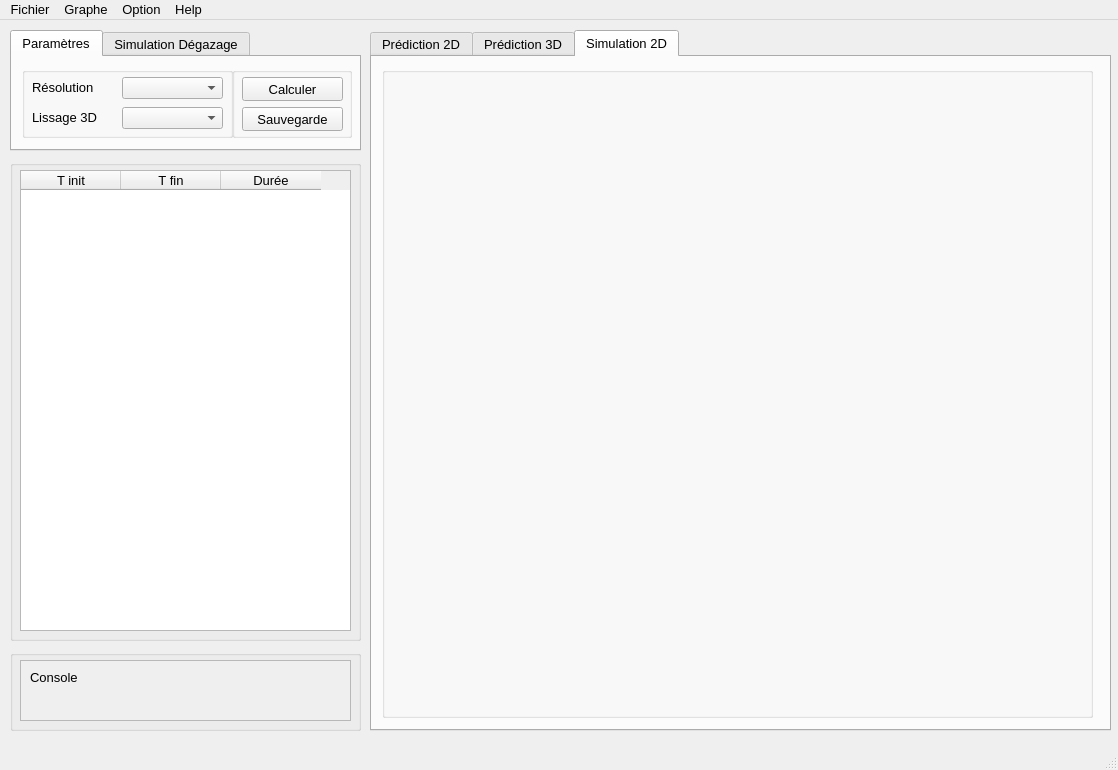
<?xml version="1.0" encoding="UTF-8"?>
<ui version="4.0">
 <class>mainWindow</class>
 <widget class="QMainWindow" name="mainWindow">
  <property name="geometry">
   <rect>
    <x>0</x>
    <y>0</y>
    <width>1118</width>
    <height>770</height>
   </rect>
  </property>
  <property name="sizePolicy">
   <sizepolicy hsizetype="Fixed" vsizetype="Fixed">
    <horstretch>0</horstretch>
    <verstretch>0</verstretch>
   </sizepolicy>
  </property>
  <property name="font">
   <font>
    <pointsize>10</pointsize>
    <weight>50</weight>
    <bold>false</bold>
   </font>
  </property>
  <property name="windowTitle">
   <string>LP_VB5E</string>
  </property>
  <property name="animated">
   <bool>true</bool>
  </property>
  <widget class="QWidget" name="centralwidget">
   <widget class="QTabWidget" name="tabWidget">
    <property name="geometry">
     <rect>
      <x>10</x>
      <y>10</y>
      <width>351</width>
      <height>121</height>
     </rect>
    </property>
    <property name="currentIndex">
     <number>0</number>
    </property>
    <widget class="QWidget" name="tab">
     <attribute name="title">
      <string>Paramètres</string>
     </attribute>
     <widget class="QGroupBox" name="groupBox_5">
      <property name="geometry">
       <rect>
        <x>10</x>
        <y>10</y>
        <width>211</width>
        <height>71</height>
       </rect>
      </property>
      <property name="title">
       <string/>
      </property>
      <widget class="QComboBox" name="comboBox_7">
       <property name="geometry">
        <rect>
         <x>100</x>
         <y>10</y>
         <width>101</width>
         <height>22</height>
        </rect>
       </property>
      </widget>
      <widget class="QComboBox" name="comboBox_8">
       <property name="geometry">
        <rect>
         <x>100</x>
         <y>40</y>
         <width>101</width>
         <height>22</height>
        </rect>
       </property>
      </widget>
      <widget class="QLabel" name="label_15">
       <property name="geometry">
        <rect>
         <x>10</x>
         <y>40</y>
         <width>81</width>
         <height>20</height>
        </rect>
       </property>
       <property name="text">
        <string>Lissage 3D</string>
       </property>
      </widget>
      <widget class="QLabel" name="label_24">
       <property name="geometry">
        <rect>
         <x>10</x>
         <y>10</y>
         <width>81</width>
         <height>20</height>
        </rect>
       </property>
       <property name="text">
        <string>Résolution</string>
       </property>
      </widget>
     </widget>
     <widget class="QGroupBox" name="groupBox">
      <property name="geometry">
       <rect>
        <x>220</x>
        <y>10</y>
        <width>120</width>
        <height>71</height>
       </rect>
      </property>
      <property name="title">
       <string/>
      </property>
      <widget class="QPushButton" name="pushButton_2">
       <property name="geometry">
        <rect>
         <x>10</x>
         <y>40</y>
         <width>101</width>
         <height>24</height>
        </rect>
       </property>
       <property name="text">
        <string>Sauvegarde</string>
       </property>
      </widget>
      <widget class="QPushButton" name="pushButton_5">
       <property name="geometry">
        <rect>
         <x>10</x>
         <y>10</y>
         <width>101</width>
         <height>24</height>
        </rect>
       </property>
       <property name="text">
        <string>Calculer</string>
       </property>
      </widget>
     </widget>
    </widget>
    <widget class="QWidget" name="tab_2">
     <attribute name="title">
      <string>Simulation Dégazage</string>
     </attribute>
     <widget class="QGroupBox" name="groupBox_8">
      <property name="geometry">
       <rect>
        <x>10</x>
        <y>10</y>
        <width>211</width>
        <height>71</height>
       </rect>
      </property>
      <property name="title">
       <string/>
      </property>
      <widget class="QSpinBox" name="spinBox_8">
       <property name="geometry">
        <rect>
         <x>100</x>
         <y>10</y>
         <width>101</width>
         <height>22</height>
        </rect>
       </property>
      </widget>
      <widget class="QLabel" name="label_23">
       <property name="geometry">
        <rect>
         <x>10</x>
         <y>10</y>
         <width>81</width>
         <height>20</height>
        </rect>
       </property>
       <property name="text">
        <string>Nb. Paliers</string>
       </property>
      </widget>
      <widget class="QLabel" name="label_16">
       <property name="geometry">
        <rect>
         <x>10</x>
         <y>40</y>
         <width>81</width>
         <height>20</height>
        </rect>
       </property>
       <property name="text">
        <string>Lissage 3D</string>
       </property>
      </widget>
      <widget class="QComboBox" name="comboBox_9">
       <property name="geometry">
        <rect>
         <x>100</x>
         <y>40</y>
         <width>101</width>
         <height>22</height>
        </rect>
       </property>
      </widget>
     </widget>
     <widget class="QGroupBox" name="groupBox_4">
      <property name="geometry">
       <rect>
        <x>220</x>
        <y>10</y>
        <width>121</width>
        <height>71</height>
       </rect>
      </property>
      <property name="title">
       <string/>
      </property>
      <widget class="QPushButton" name="pushButton_3">
       <property name="geometry">
        <rect>
         <x>10</x>
         <y>40</y>
         <width>101</width>
         <height>24</height>
        </rect>
       </property>
       <property name="text">
        <string>Sauvegarde</string>
       </property>
      </widget>
      <widget class="QPushButton" name="pushButton_6">
       <property name="geometry">
        <rect>
         <x>10</x>
         <y>10</y>
         <width>101</width>
         <height>24</height>
        </rect>
       </property>
       <property name="text">
        <string>Calculer</string>
       </property>
      </widget>
     </widget>
    </widget>
   </widget>
   <widget class="QGroupBox" name="groupBox_12">
    <property name="geometry">
     <rect>
      <x>10</x>
      <y>630</y>
      <width>351</width>
      <height>81</height>
     </rect>
    </property>
    <property name="title">
     <string/>
    </property>
    <widget class="QScrollArea" name="scrollArea">
     <property name="geometry">
      <rect>
       <x>10</x>
       <y>10</y>
       <width>331</width>
       <height>61</height>
      </rect>
     </property>
     <property name="widgetResizable">
      <bool>true</bool>
     </property>
     <widget class="QWidget" name="scrollAreaWidgetContents">
      <property name="geometry">
       <rect>
        <x>0</x>
        <y>0</y>
        <width>329</width>
        <height>59</height>
       </rect>
      </property>
      <layout class="QHBoxLayout" name="horizontalLayout">
       <item>
        <widget class="QLabel" name="label_9">
         <property name="text">
          <string>Console</string>
         </property>
         <property name="alignment">
          <set>Qt::AlignLeading|Qt::AlignLeft|Qt::AlignTop</set>
         </property>
        </widget>
       </item>
      </layout>
     </widget>
    </widget>
   </widget>
   <widget class="QGroupBox" name="groupBox_2">
    <property name="geometry">
     <rect>
      <x>10</x>
      <y>140</y>
      <width>351</width>
      <height>481</height>
     </rect>
    </property>
    <property name="title">
     <string/>
    </property>
    <widget class="QTreeWidget" name="treeWidget">
     <property name="geometry">
      <rect>
       <x>10</x>
       <y>10</y>
       <width>331</width>
       <height>461</height>
      </rect>
     </property>
     <property name="maximumSize">
      <size>
       <width>600</width>
       <height>800</height>
      </size>
     </property>
     <column>
      <property name="text">
       <string>Résultats</string>
      </property>
      <property name="textAlignment">
       <set>AlignLeading|AlignVCenter</set>
      </property>
     </column>
     <column>
      <property name="text">
       <string>Valeurs</string>
      </property>
      <property name="textAlignment">
       <set>AlignLeading|AlignVCenter</set>
      </property>
     </column>
     <column>
      <property name="text">
       <string>Unités</string>
      </property>
     </column>
     <item>
      <property name="text">
       <string>Expo 1</string>
      </property>
      <property name="text">
       <string/>
      </property>
      <property name="text">
       <string/>
      </property>
      <property name="flags">
       <set>ItemIsUserCheckable|ItemIsEnabled</set>
      </property>
      <item>
       <property name="text">
        <string>µ</string>
       </property>
       <property name="text">
        <string>0</string>
       </property>
       <property name="text">
        <string>[%]</string>
       </property>
       <property name="textAlignment">
        <set>AlignLeading|AlignVCenter</set>
       </property>
      </item>
      <item>
       <property name="text">
        <string>E</string>
       </property>
       <property name="text">
        <string>0</string>
       </property>
       <property name="text">
        <string>[cal.mol-1]</string>
       </property>
      </item>
      <item>
       <property name="text">
        <string>A</string>
       </property>
       <property name="text">
        <string>0</string>
       </property>
       <property name="text">
        <string>[s-1]</string>
       </property>
      </item>
     </item>
     <item>
      <property name="text">
       <string>Expo 2</string>
      </property>
      <property name="text">
       <string/>
      </property>
      <property name="text">
       <string/>
      </property>
      <item>
       <property name="text">
        <string>µ</string>
       </property>
       <property name="text">
        <string>0</string>
       </property>
       <property name="text">
        <string>[%]</string>
       </property>
      </item>
      <item>
       <property name="text">
        <string>E</string>
       </property>
       <property name="text">
        <string>0</string>
       </property>
       <property name="text">
        <string>[cal.mol-1]</string>
       </property>
      </item>
      <item>
       <property name="text">
        <string>A</string>
       </property>
       <property name="text">
        <string>0</string>
       </property>
       <property name="text">
        <string>[s-1]</string>
       </property>
      </item>
     </item>
     <item>
      <property name="text">
       <string>Expo 3</string>
      </property>
      <property name="text">
       <string/>
      </property>
      <property name="text">
       <string/>
      </property>
      <item>
       <property name="text">
        <string>µ</string>
       </property>
       <property name="text">
        <string>0</string>
       </property>
       <property name="text">
        <string>[%]</string>
       </property>
      </item>
      <item>
       <property name="text">
        <string>E</string>
       </property>
       <property name="text">
        <string>0</string>
       </property>
       <property name="text">
        <string>[cal.mol-1]</string>
       </property>
      </item>
      <item>
       <property name="text">
        <string>A</string>
       </property>
       <property name="text">
        <string>0</string>
       </property>
       <property name="text">
        <string>[s-1]</string>
       </property>
      </item>
     </item>
     <item>
      <property name="text">
       <string>Expo 4</string>
      </property>
      <property name="text">
       <string/>
      </property>
      <property name="text">
       <string/>
      </property>
      <item>
       <property name="text">
        <string>µ</string>
       </property>
       <property name="text">
        <string>0</string>
       </property>
       <property name="text">
        <string>[%]</string>
       </property>
      </item>
      <item>
       <property name="text">
        <string>E</string>
       </property>
       <property name="text">
        <string>0</string>
       </property>
       <property name="text">
        <string>[cal.mol-1]</string>
       </property>
      </item>
      <item>
       <property name="text">
        <string>A</string>
       </property>
       <property name="text">
        <string>0</string>
       </property>
       <property name="text">
        <string>[s-1]</string>
       </property>
      </item>
     </item>
     <item>
      <property name="text">
       <string>Expo 5</string>
      </property>
      <property name="text">
       <string/>
      </property>
      <property name="text">
       <string/>
      </property>
      <item>
       <property name="text">
        <string>µ</string>
       </property>
       <property name="text">
        <string>0</string>
       </property>
       <property name="text">
        <string>[%]</string>
       </property>
      </item>
      <item>
       <property name="text">
        <string>E</string>
       </property>
       <property name="text">
        <string>0</string>
       </property>
       <property name="text">
        <string>[cal.mol-1]</string>
       </property>
      </item>
      <item>
       <property name="text">
        <string>A</string>
       </property>
       <property name="text">
        <string>0</string>
       </property>
       <property name="text">
        <string>[s-1]</string>
       </property>
      </item>
     </item>
    </widget>
    <widget class="QTreeWidget" name="treeWidget_2">
     <property name="geometry">
      <rect>
       <x>10</x>
       <y>10</y>
       <width>331</width>
       <height>461</height>
      </rect>
     </property>
     <property name="sizePolicy">
      <sizepolicy hsizetype="Preferred" vsizetype="Preferred">
       <horstretch>0</horstretch>
       <verstretch>0</verstretch>
      </sizepolicy>
     </property>
     <property name="maximumSize">
      <size>
       <width>600</width>
       <height>800</height>
      </size>
     </property>
     <column>
      <property name="text">
       <string>Résultats</string>
      </property>
      <property name="textAlignment">
       <set>AlignLeading|AlignVCenter</set>
      </property>
     </column>
     <column>
      <property name="text">
       <string>Valeurs</string>
      </property>
      <property name="textAlignment">
       <set>AlignLeading|AlignVCenter</set>
      </property>
     </column>
     <column>
      <property name="text">
       <string>Unités</string>
      </property>
     </column>
     <item>
      <property name="text">
       <string>Expo 1</string>
      </property>
      <property name="text">
       <string/>
      </property>
      <property name="text">
       <string/>
      </property>
      <property name="flags">
       <set>ItemIsUserCheckable|ItemIsEnabled</set>
      </property>
      <item>
       <property name="text">
        <string>µ</string>
       </property>
       <property name="text">
        <string/>
       </property>
       <property name="text">
        <string>[%]</string>
       </property>
       <item>
        <property name="text">
         <string>µ_1</string>
        </property>
        <property name="text">
         <string>0</string>
        </property>
        <property name="text">
         <string/>
        </property>
        <property name="textAlignment">
         <set>AlignLeading|AlignVCenter</set>
        </property>
       </item>
       <item>
        <property name="text">
         <string>µ_2</string>
        </property>
        <property name="text">
         <string>0</string>
        </property>
        <property name="text">
         <string/>
        </property>
       </item>
       <item>
        <property name="text">
         <string>µ_3</string>
        </property>
        <property name="text">
         <string>0</string>
        </property>
        <property name="text">
         <string/>
        </property>
       </item>
       <item>
        <property name="text">
         <string>µ_4</string>
        </property>
        <property name="text">
         <string>0</string>
        </property>
        <property name="text">
         <string/>
        </property>
       </item>
       <item>
        <property name="text">
         <string>µ_5</string>
        </property>
        <property name="text">
         <string>0</string>
        </property>
        <property name="text">
         <string/>
        </property>
       </item>
       <item>
        <property name="text">
         <string>µ_6</string>
        </property>
        <property name="text">
         <string>0</string>
        </property>
        <property name="text">
         <string/>
        </property>
       </item>
      </item>
      <item>
       <property name="text">
        <string>τ</string>
       </property>
       <property name="text">
        <string/>
       </property>
       <property name="text">
        <string>[min]</string>
       </property>
       <item>
        <property name="text">
         <string>τ_1</string>
        </property>
        <property name="text">
         <string>0</string>
        </property>
       </item>
       <item>
        <property name="text">
         <string>τ_2</string>
        </property>
        <property name="text">
         <string>0</string>
        </property>
        <property name="text">
         <string/>
        </property>
       </item>
       <item>
        <property name="text">
         <string>τ_3</string>
        </property>
        <property name="text">
         <string>0</string>
        </property>
        <property name="text">
         <string/>
        </property>
       </item>
       <item>
        <property name="text">
         <string>τ_4</string>
        </property>
        <property name="text">
         <string>0</string>
        </property>
        <property name="text">
         <string/>
        </property>
       </item>
       <item>
        <property name="text">
         <string>τ_5</string>
        </property>
        <property name="text">
         <string>0</string>
        </property>
        <property name="text">
         <string/>
        </property>
       </item>
       <item>
        <property name="text">
         <string>τ_6</string>
        </property>
        <property name="text">
         <string>0</string>
        </property>
        <property name="text">
         <string/>
        </property>
       </item>
      </item>
     </item>
     <item>
      <property name="text">
       <string>Ka_1_2</string>
      </property>
      <property name="text">
       <string>0</string>
      </property>
      <property name="text">
       <string/>
      </property>
     </item>
     <item>
      <property name="text">
       <string>Ea_1_2</string>
      </property>
      <property name="text">
       <string>0</string>
      </property>
      <property name="text">
       <string>[cal.mol-1]</string>
      </property>
     </item>
     <item>
      <property name="text">
       <string>Expo 2</string>
      </property>
      <property name="text">
       <string/>
      </property>
      <property name="text">
       <string/>
      </property>
      <item>
       <property name="text">
        <string>µ</string>
       </property>
       <property name="text">
        <string/>
       </property>
       <property name="text">
        <string>[%]</string>
       </property>
       <item>
        <property name="text">
         <string>µ_1</string>
        </property>
        <property name="text">
         <string>0</string>
        </property>
        <property name="text">
         <string/>
        </property>
       </item>
       <item>
        <property name="text">
         <string>µ_2</string>
        </property>
        <property name="text">
         <string>0</string>
        </property>
        <property name="text">
         <string/>
        </property>
       </item>
       <item>
        <property name="text">
         <string>µ_3</string>
        </property>
        <property name="text">
         <string>0</string>
        </property>
        <property name="text">
         <string/>
        </property>
       </item>
       <item>
        <property name="text">
         <string>µ_4</string>
        </property>
        <property name="text">
         <string>0</string>
        </property>
        <property name="text">
         <string/>
        </property>
       </item>
       <item>
        <property name="text">
         <string>µ_5</string>
        </property>
        <property name="text">
         <string>0</string>
        </property>
        <property name="text">
         <string/>
        </property>
       </item>
       <item>
        <property name="text">
         <string>µ_6</string>
        </property>
        <property name="text">
         <string>0</string>
        </property>
        <property name="text">
         <string/>
        </property>
       </item>
      </item>
      <item>
       <property name="text">
        <string>τ</string>
       </property>
       <property name="text">
        <string/>
       </property>
       <property name="text">
        <string>[min]</string>
       </property>
       <item>
        <property name="text">
         <string>τ_1</string>
        </property>
        <property name="text">
         <string>0</string>
        </property>
        <property name="text">
         <string/>
        </property>
       </item>
       <item>
        <property name="text">
         <string>τ_2</string>
        </property>
        <property name="text">
         <string>0</string>
        </property>
        <property name="text">
         <string/>
        </property>
       </item>
       <item>
        <property name="text">
         <string>τ_3</string>
        </property>
        <property name="text">
         <string>0</string>
        </property>
        <property name="text">
         <string/>
        </property>
       </item>
       <item>
        <property name="text">
         <string>τ_4</string>
        </property>
        <property name="text">
         <string>0</string>
        </property>
        <property name="text">
         <string/>
        </property>
       </item>
       <item>
        <property name="text">
         <string>τ_5</string>
        </property>
        <property name="text">
         <string>0</string>
        </property>
        <property name="text">
         <string/>
        </property>
       </item>
       <item>
        <property name="text">
         <string>τ_6</string>
        </property>
        <property name="text">
         <string>0</string>
        </property>
        <property name="text">
         <string/>
        </property>
       </item>
      </item>
     </item>
     <item>
      <property name="text">
       <string>Ka_2_3</string>
      </property>
      <property name="text">
       <string>0</string>
      </property>
      <property name="text">
       <string/>
      </property>
     </item>
     <item>
      <property name="text">
       <string>Ea_2_3</string>
      </property>
      <property name="text">
       <string>0</string>
      </property>
      <property name="text">
       <string>[cal.mol-1]</string>
      </property>
     </item>
     <item>
      <property name="text">
       <string>Expo 3</string>
      </property>
      <property name="text">
       <string/>
      </property>
      <property name="text">
       <string/>
      </property>
      <item>
       <property name="text">
        <string>µ</string>
       </property>
       <property name="text">
        <string/>
       </property>
       <property name="text">
        <string>[%]</string>
       </property>
       <item>
        <property name="text">
         <string>µ_1</string>
        </property>
        <property name="text">
         <string>0</string>
        </property>
        <property name="text">
         <string/>
        </property>
       </item>
       <item>
        <property name="text">
         <string>µ_2</string>
        </property>
        <property name="text">
         <string>0</string>
        </property>
        <property name="text">
         <string/>
        </property>
       </item>
       <item>
        <property name="text">
         <string>µ_3</string>
        </property>
        <property name="text">
         <string>0</string>
        </property>
        <property name="text">
         <string/>
        </property>
       </item>
       <item>
        <property name="text">
         <string>µ_4</string>
        </property>
        <property name="text">
         <string>0</string>
        </property>
        <property name="text">
         <string/>
        </property>
       </item>
       <item>
        <property name="text">
         <string>µ_5</string>
        </property>
        <property name="text">
         <string>0</string>
        </property>
        <property name="text">
         <string/>
        </property>
       </item>
       <item>
        <property name="text">
         <string>µ_6</string>
        </property>
        <property name="text">
         <string>0</string>
        </property>
        <property name="text">
         <string/>
        </property>
       </item>
      </item>
      <item>
       <property name="text">
        <string>τ</string>
       </property>
       <property name="text">
        <string/>
       </property>
       <property name="text">
        <string>[min]</string>
       </property>
       <item>
        <property name="text">
         <string>τ_1</string>
        </property>
        <property name="text">
         <string>0</string>
        </property>
        <property name="text">
         <string/>
        </property>
       </item>
       <item>
        <property name="text">
         <string>τ_2</string>
        </property>
        <property name="text">
         <string>0</string>
        </property>
        <property name="text">
         <string/>
        </property>
       </item>
       <item>
        <property name="text">
         <string>τ_3</string>
        </property>
        <property name="text">
         <string>0</string>
        </property>
        <property name="text">
         <string/>
        </property>
       </item>
       <item>
        <property name="text">
         <string>τ_4</string>
        </property>
        <property name="text">
         <string>0</string>
        </property>
        <property name="text">
         <string/>
        </property>
       </item>
       <item>
        <property name="text">
         <string>τ_5</string>
        </property>
        <property name="text">
         <string>0</string>
        </property>
        <property name="text">
         <string/>
        </property>
       </item>
       <item>
        <property name="text">
         <string>τ_6</string>
        </property>
        <property name="text">
         <string>0</string>
        </property>
        <property name="text">
         <string/>
        </property>
       </item>
      </item>
     </item>
     <item>
      <property name="text">
       <string>Ka_3_4</string>
      </property>
      <property name="text">
       <string>0</string>
      </property>
     </item>
     <item>
      <property name="text">
       <string>Ea_3_4</string>
      </property>
      <property name="text">
       <string>0</string>
      </property>
      <property name="text">
       <string>[cal.mol-1]</string>
      </property>
     </item>
     <item>
      <property name="text">
       <string>Expo 4</string>
      </property>
      <property name="text">
       <string/>
      </property>
      <property name="text">
       <string/>
      </property>
      <item>
       <property name="text">
        <string>µ</string>
       </property>
       <property name="text">
        <string/>
       </property>
       <property name="text">
        <string>[%]</string>
       </property>
       <item>
        <property name="text">
         <string>µ_1</string>
        </property>
        <property name="text">
         <string>0</string>
        </property>
        <property name="text">
         <string/>
        </property>
       </item>
       <item>
        <property name="text">
         <string>µ_2</string>
        </property>
        <property name="text">
         <string>0</string>
        </property>
        <property name="text">
         <string/>
        </property>
       </item>
       <item>
        <property name="text">
         <string>µ_3</string>
        </property>
        <property name="text">
         <string>0</string>
        </property>
        <property name="text">
         <string/>
        </property>
       </item>
       <item>
        <property name="text">
         <string>µ_4</string>
        </property>
        <property name="text">
         <string>0</string>
        </property>
        <property name="text">
         <string/>
        </property>
       </item>
       <item>
        <property name="text">
         <string>µ_5</string>
        </property>
        <property name="text">
         <string>0</string>
        </property>
        <property name="text">
         <string/>
        </property>
       </item>
       <item>
        <property name="text">
         <string>µ_6</string>
        </property>
        <property name="text">
         <string>0</string>
        </property>
        <property name="text">
         <string/>
        </property>
       </item>
      </item>
      <item>
       <property name="text">
        <string>τ</string>
       </property>
       <property name="text">
        <string/>
       </property>
       <property name="text">
        <string>[min]</string>
       </property>
       <item>
        <property name="text">
         <string>τ_1</string>
        </property>
        <property name="text">
         <string>0</string>
        </property>
        <property name="text">
         <string/>
        </property>
       </item>
       <item>
        <property name="text">
         <string>τ_2</string>
        </property>
        <property name="text">
         <string>0</string>
        </property>
        <property name="text">
         <string/>
        </property>
       </item>
       <item>
        <property name="text">
         <string>τ_3</string>
        </property>
        <property name="text">
         <string>0</string>
        </property>
        <property name="text">
         <string/>
        </property>
       </item>
       <item>
        <property name="text">
         <string>τ_4</string>
        </property>
        <property name="text">
         <string>0</string>
        </property>
        <property name="text">
         <string/>
        </property>
       </item>
       <item>
        <property name="text">
         <string>τ_5</string>
        </property>
        <property name="text">
         <string>0</string>
        </property>
        <property name="text">
         <string/>
        </property>
       </item>
       <item>
        <property name="text">
         <string>τ_6</string>
        </property>
        <property name="text">
         <string>0</string>
        </property>
        <property name="text">
         <string/>
        </property>
       </item>
      </item>
     </item>
     <item>
      <property name="text">
       <string>Ka_4_5</string>
      </property>
      <property name="text">
       <string>0</string>
      </property>
     </item>
     <item>
      <property name="text">
       <string>Ea_4_5</string>
      </property>
      <property name="text">
       <string>0</string>
      </property>
      <property name="text">
       <string>[cal.mol-1]</string>
      </property>
     </item>
     <item>
      <property name="text">
       <string>Expo 5</string>
      </property>
      <property name="text">
       <string/>
      </property>
      <property name="text">
       <string/>
      </property>
      <item>
       <property name="text">
        <string>µ</string>
       </property>
       <property name="text">
        <string/>
       </property>
       <property name="text">
        <string>[%]</string>
       </property>
       <item>
        <property name="text">
         <string>µ_1</string>
        </property>
        <property name="text">
         <string>0</string>
        </property>
        <property name="text">
         <string/>
        </property>
       </item>
       <item>
        <property name="text">
         <string>µ_2</string>
        </property>
        <property name="text">
         <string>0</string>
        </property>
        <property name="text">
         <string/>
        </property>
       </item>
       <item>
        <property name="text">
         <string>µ_3</string>
        </property>
        <property name="text">
         <string>0</string>
        </property>
        <property name="text">
         <string/>
        </property>
       </item>
       <item>
        <property name="text">
         <string>µ_4</string>
        </property>
        <property name="text">
         <string>0</string>
        </property>
        <property name="text">
         <string/>
        </property>
       </item>
       <item>
        <property name="text">
         <string>µ_5</string>
        </property>
        <property name="text">
         <string>0</string>
        </property>
        <property name="text">
         <string/>
        </property>
       </item>
       <item>
        <property name="text">
         <string>µ_6</string>
        </property>
        <property name="text">
         <string>0</string>
        </property>
        <property name="text">
         <string/>
        </property>
       </item>
      </item>
      <item>
       <property name="text">
        <string>τ</string>
       </property>
       <property name="text">
        <string/>
       </property>
       <property name="text">
        <string>[min]</string>
       </property>
       <item>
        <property name="text">
         <string>τ_1</string>
        </property>
        <property name="text">
         <string>0</string>
        </property>
        <property name="text">
         <string/>
        </property>
       </item>
       <item>
        <property name="text">
         <string>τ_2</string>
        </property>
        <property name="text">
         <string>0</string>
        </property>
        <property name="text">
         <string/>
        </property>
       </item>
       <item>
        <property name="text">
         <string>τ_3</string>
        </property>
        <property name="text">
         <string>0</string>
        </property>
        <property name="text">
         <string/>
        </property>
       </item>
       <item>
        <property name="text">
         <string>τ_4</string>
        </property>
        <property name="text">
         <string>0</string>
        </property>
        <property name="text">
         <string/>
        </property>
       </item>
       <item>
        <property name="text">
         <string>τ_5</string>
        </property>
        <property name="text">
         <string>0</string>
        </property>
        <property name="text">
         <string/>
        </property>
       </item>
       <item>
        <property name="text">
         <string>τ_6</string>
        </property>
        <property name="text">
         <string>0</string>
        </property>
        <property name="text">
         <string/>
        </property>
       </item>
      </item>
     </item>
    </widget>
    <widget class="QTableWidget" name="tableWidget">
     <property name="geometry">
      <rect>
       <x>10</x>
       <y>10</y>
       <width>331</width>
       <height>461</height>
      </rect>
     </property>
     <column>
      <property name="text">
       <string>T init</string>
      </property>
     </column>
     <column>
      <property name="text">
       <string>T fin</string>
      </property>
     </column>
     <column>
      <property name="text">
       <string>Durée</string>
      </property>
     </column>
    </widget>
   </widget>
   <widget class="QTabWidget" name="tabWidget_2">
    <property name="geometry">
     <rect>
      <x>370</x>
      <y>10</y>
      <width>741</width>
      <height>701</height>
     </rect>
    </property>
    <property name="currentIndex">
     <number>2</number>
    </property>
    <widget class="QWidget" name="tab_3">
     <attribute name="title">
      <string>Prédiction 2D</string>
     </attribute>
     <widget class="QGroupBox" name="groupBox_11">
      <property name="geometry">
       <rect>
        <x>10</x>
        <y>10</y>
        <width>711</width>
        <height>651</height>
       </rect>
      </property>
      <property name="title">
       <string/>
      </property>
     </widget>
    </widget>
    <widget class="QWidget" name="tab_4">
     <attribute name="title">
      <string>Prédiction 3D</string>
     </attribute>
     <widget class="QGroupBox" name="groupBox_13">
      <property name="geometry">
       <rect>
        <x>10</x>
        <y>10</y>
        <width>711</width>
        <height>651</height>
       </rect>
      </property>
      <property name="title">
       <string/>
      </property>
     </widget>
    </widget>
    <widget class="QWidget" name="tab_5">
     <attribute name="title">
      <string>Simulation 2D</string>
     </attribute>
     <widget class="QGroupBox" name="groupBox_14">
      <property name="geometry">
       <rect>
        <x>10</x>
        <y>10</y>
        <width>711</width>
        <height>651</height>
       </rect>
      </property>
      <property name="title">
       <string/>
      </property>
     </widget>
    </widget>
   </widget>
  </widget>
  <widget class="QMenuBar" name="menubar">
   <property name="geometry">
    <rect>
     <x>0</x>
     <y>0</y>
     <width>1118</width>
     <height>23</height>
    </rect>
   </property>
   <widget class="QMenu" name="menuFichier">
    <property name="title">
     <string>Fichier</string>
    </property>
    <property name="toolTipsVisible">
     <bool>false</bool>
    </property>
    <addaction name="actionOpen"/>
    <addaction name="actionNew"/>
   </widget>
   <widget class="QMenu" name="menuGraphe">
    <property name="font">
     <font>
      <pointsize>10</pointsize>
     </font>
    </property>
    <property name="title">
     <string>Graphe</string>
    </property>
    <addaction name="actionRafraichir"/>
    <addaction name="separator"/>
    <addaction name="actionImprimer"/>
    <addaction name="actionCopier_Coller"/>
   </widget>
   <widget class="QMenu" name="menuOption">
    <property name="title">
     <string>Option</string>
    </property>
   </widget>
   <widget class="QMenu" name="menuHelp">
    <property name="title">
     <string>Help</string>
    </property>
    <addaction name="actionRead_me"/>
   </widget>
   <addaction name="menuFichier"/>
   <addaction name="menuGraphe"/>
   <addaction name="menuOption"/>
   <addaction name="menuHelp"/>
  </widget>
  <widget class="QStatusBar" name="statusBar">
   <property name="autoFillBackground">
    <bool>true</bool>
   </property>
  </widget>
  <action name="actionAffichage_Temp_rature">
   <property name="text">
    <string>Affichage Température</string>
   </property>
   <property name="font">
    <font>
     <pointsize>10</pointsize>
    </font>
   </property>
  </action>
  <action name="actionRafraichir">
   <property name="text">
    <string>Rafraichir</string>
   </property>
   <property name="font">
    <font>
     <pointsize>10</pointsize>
    </font>
   </property>
  </action>
  <action name="actionImprimer">
   <property name="text">
    <string>Imprimer</string>
   </property>
   <property name="font">
    <font>
     <pointsize>10</pointsize>
    </font>
   </property>
  </action>
  <action name="actionCopier_Coller">
   <property name="text">
    <string>Copier/Coller</string>
   </property>
   <property name="font">
    <font>
     <pointsize>10</pointsize>
    </font>
   </property>
  </action>
  <action name="actionNew">
   <property name="text">
    <string>Enregistrer</string>
   </property>
   <property name="font">
    <font>
     <pointsize>10</pointsize>
    </font>
   </property>
   <property name="visible">
    <bool>true</bool>
   </property>
   <property name="iconVisibleInMenu">
    <bool>true</bool>
   </property>
  </action>
  <action name="actionOpen">
   <property name="text">
    <string>Open</string>
   </property>
   <property name="font">
    <font>
     <pointsize>10</pointsize>
    </font>
   </property>
  </action>
  <action name="actionRecent">
   <property name="text">
    <string>Recent</string>
   </property>
   <property name="font">
    <font>
     <pointsize>10</pointsize>
    </font>
   </property>
  </action>
  <action name="actionRead_me">
   <property name="text">
    <string>Lien</string>
   </property>
   <property name="font">
    <font>
     <pointsize>10</pointsize>
    </font>
   </property>
  </action>
 </widget>
 <resources/>
 <connections/>
</ui>
